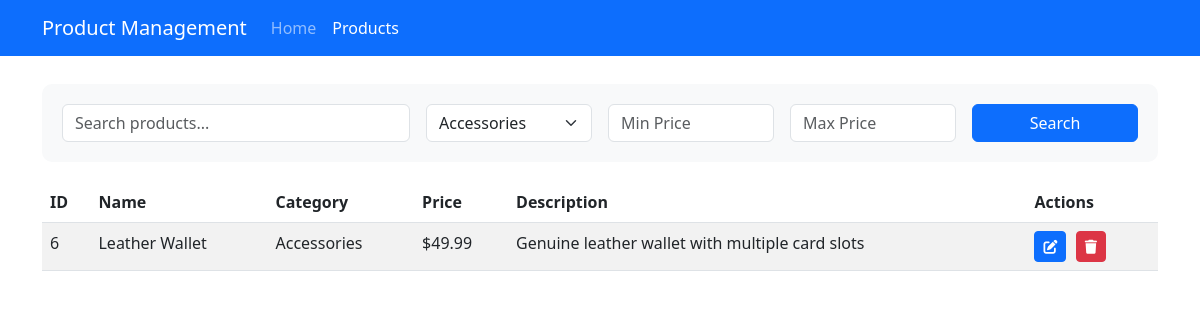
Screenshot of /products.php?category=Accessories with the database file from the repository.
### tables this page shows
CREATE TABLE IF NOT EXISTS products (
    id INT PRIMARY KEY AUTO_INCREMENT,
    name VARCHAR(255) NOT NULL,
    category VARCHAR(100) NOT NULL,
    price DECIMAL(10,2) NOT NULL,
    description TEXT,
    created_at TIMESTAMP DEFAULT CURRENT_TIMESTAMP,
    updated_at TIMESTAMP DEFAULT CURRENT_TIMESTAMP ON UPDATE CURRENT_TIMESTAMP
);

### products.php (the view, shortened to what this page needs)
<?php
require_once 'config/database.php';
$search = isset($_GET['search']) ? $_GET['search'] : '';
$category = isset($_GET['category']) ? $_GET['category'] : '';
$price_min = isset($_GET['price_min']) ? $_GET['price_min'] : '';
$price_max = isset($_GET['price_max']) ? $_GET['price_max'] : '';
$query = "SELECT * FROM products WHERE 1=1";
$params = [];
if ($category) {
    $query .= " AND category = ?";
    $params[] = $category;
}
$stmt = $pdo->prepare($query);
$stmt->execute($params);
$products = $stmt->fetchAll(PDO::FETCH_ASSOC);
$categories = $pdo->query("SELECT DISTINCT category FROM products")->fetchAll(PDO::FETCH_COLUMN);
?>
<!DOCTYPE html>
<html lang="en">
<head>
    <link href="https://cdn.jsdelivr.net/npm/bootstrap@5.3.0/dist/css/bootstrap.min.css" rel="stylesheet">
    <link href="https://cdnjs.cloudflare.com/ajax/libs/font-awesome/6.0.0/css/all.min.css" rel="stylesheet">
</head>
<body>
    <nav class="navbar navbar-expand-lg navbar-dark bg-primary">
        <div class="container">
            <a class="navbar-brand" href="index.php">Product Management</a>
            <div class="collapse navbar-collapse" id="navbarNav">
                <ul class="navbar-nav">
                    <li class="nav-item">
                        <a class="nav-link" href="index.php">Home</a>
                    </li>
                    <li class="nav-item">
                        <a class="nav-link active" href="products.php">Products</a>
                    </li>
                </ul>
            </div>
        </div>
    </nav>
    <div class="container mt-4">
        <div class="search-container">
            <form method="GET" class="row g-3">
                <div class="col-md-4">
                    <input type="text" class="form-control" name="search" placeholder="Search products..." value="<?php echo htmlspecialchars($search); ?>">
                </div>
                <div class="col-md-2">
                    <select class="form-select" name="category">
                        <?php foreach ($categories as $cat): ?>
                            <option value="<?php echo htmlspecialchars($cat); ?>" <?php echo $category === $cat ? 'selected' : ''; ?>>
                                <?php echo htmlspecialchars($cat); ?>
                            </option>
                        <?php endforeach; ?>
                    </select>
                </div>
                <div class="col-md-2">
                    <input type="number" class="form-control" name="price_min" placeholder="Min Price" value="<?php echo htmlspecialchars($price_min); ?>">
                </div>
                <div class="col-md-2">
                    <input type="number" class="form-control" name="price_max" placeholder="Max Price" value="<?php echo htmlspecialchars($price_max); ?>">
                </div>
                <div class="col-md-2">
                    <button type="submit" class="btn btn-primary w-100">Search</button>
                </div>
            </form>
        </div>
        <div class="table-responsive">
            <table class="table table-striped">
                <thead>
                    <tr>
                        <th>ID</th>
                        <th>Name</th>
                        <th>Category</th>
                        <th>Price</th>
                        <th>Description</th>
                        <th>Actions</th>
                    </tr>
                </thead>
                <tbody>
                    <?php foreach ($products as $product): ?>
                        <tr>
                            <td><?php echo htmlspecialchars($product['id']); ?></td>
                            <td><?php echo htmlspecialchars($product['name']); ?></td>
                            <td><?php echo htmlspecialchars($product['category']); ?></td>
                            <td>$<?php echo number_format($product['price'], 2); ?></td>
                            <td><?php echo htmlspecialchars($product['description']); ?></td>
                            <td class="action-buttons">
                                <button class="btn btn-sm btn-primary edit-product" data-id="<?php echo $product['id']; ?>">
                                    <i class="fas fa-edit"></i>
                                </button>
                                <button class="btn btn-sm btn-danger delete-product" data-id="<?php echo $product['id']; ?>">
                                    <i class="fas fa-trash"></i>
                                </button>
                            </td>
                        </tr>
                    <?php endforeach; ?>
                </tbody>
            </table>
        </div>
    </div>
</body>
</html>

### products.php (style rules this page uses)
.navbar { position: fixed; top: 0; width: 100%; z-index: 1000; }
body { padding-top: 60px; }
.search-container { background: #f8f9fa; padding: 20px; border-radius: 10px; margin-bottom: 20px; }
.action-buttons .btn { margin-right: 5px; }

### rows the page displays
products: id "6", name "Leather Wallet", category "Accessories", price "49.99", description "Genuine leather wallet with multiple card slots"

### other values shown
form field category "Accessories"
